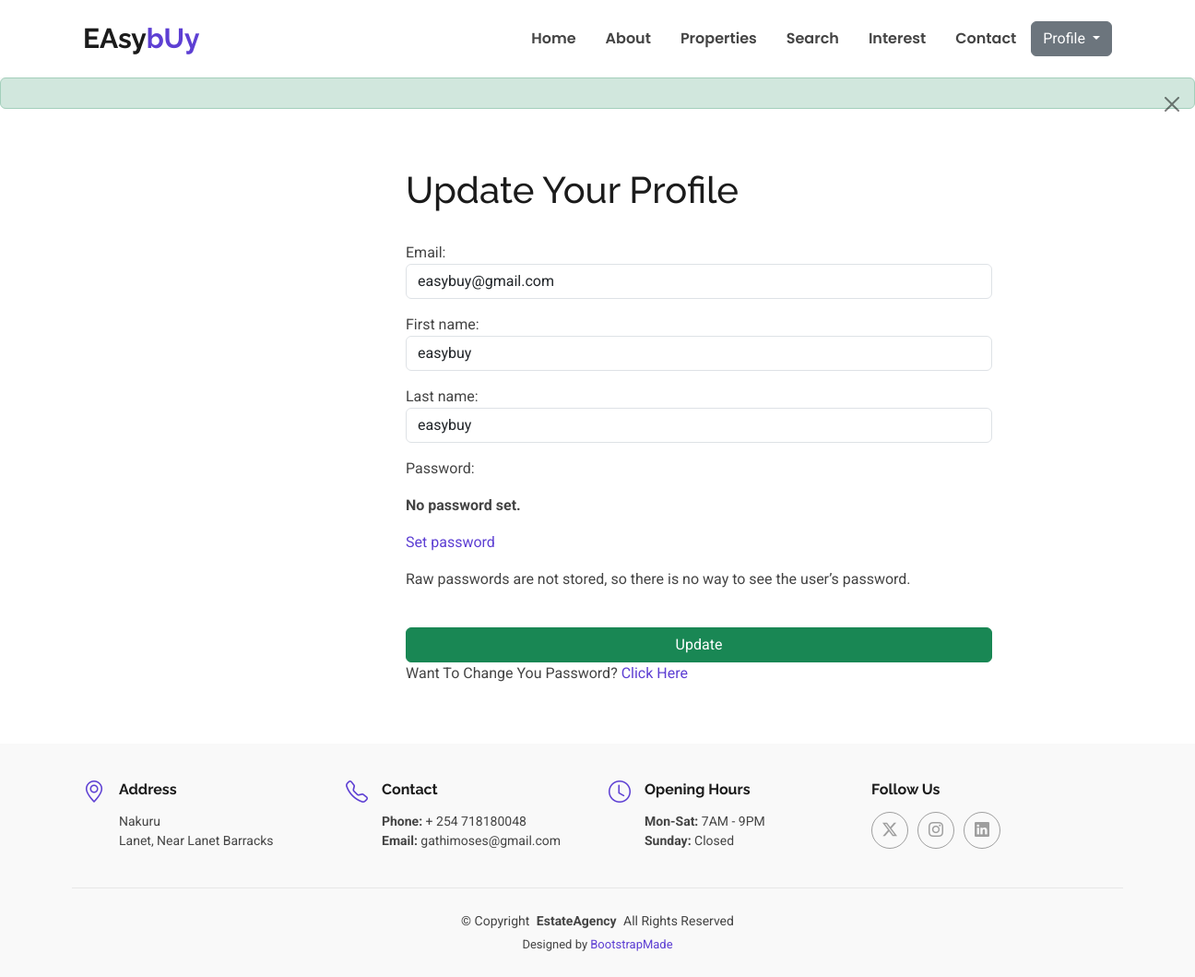
The app's page /visitor/update_user/ (signed in) with its own data.
### visitor/models.py (models this page shows, shortened)
class NewUser(AbstractBaseUser, PermissionsMixin):
    email = models.EmailField(unique=True)
    first_name = models.CharField(max_length=30)
    last_name = models.CharField(max_length=30)
    is_active = models.BooleanField(default=True)
    is_staff = models.BooleanField(default=False)
    date_joined = models.DateTimeField(default=timezone.now)
    objects = NewUserManager()  # Use the custom manager
    USERNAME_FIELD = 'email'  # Email is the unique identifier
    REQUIRED_FIELDS = ['first_name', 'last_name']  # Required fields when creating superuser

### visitor/views.py (the view)
# urls.py: path('update_user/',views.update_user, name='update_user'),
@login_required
def update_user(request):
    if request.method == 'POST':
        form = UpdateUserForm(request.POST, instance=request.user)
        if form.is_valid():
            form.save()
            messages.success(request, 'Your details have been updated.')
            return redirect('index')
    else:
        form = UpdateUserForm(instance=request.user)
    return render(request, 'update_user.html', {'form': form})

### visitor/forms.py
class UpdateUserForm(UserChangeForm):
    class Meta:
        model = NewUser
        fields = ['email', 'first_name', 'last_name']
        widgets = {
            'email': forms.EmailInput(attrs={'class': 'form-control', 'placeholder': 'Your Email'}),
            'first_name': forms.TextInput(attrs={'class': 'form-control', 'placeholder': 'First Name'}),
            'last_name': forms.TextInput(attrs={'class': 'form-control', 'placeholder': 'Last Name'}),
        }

### cart/context_processors.py (called while the page is built)
def cart(request):
    return {'cart': Cart(request)}

### visitor/templates/update_user.html (shortened to what this page needs)
{% extends 'base.html' %}
{% block content %}
<div class="row">
<div class="col-md-4"></div>
<div class="col-md-6">
<form method="POST" action="{% url 'update_user' %}">
    <br><br>
    <h1>Update Your Profile</h1>
    <br>
    {{ form.as_p }}
    <br>
    <button type="submit" class="btn btn-success w-100">Update</button>
</form>
    <p>Want To Change You Password? <a href="{% url 'update_password' %}">Click Here</a></p>
</div>
<div class="col-md-4"></div>
    <br><br>
</div>
{% endblock %}

### static/style/css/main.css (style rules this page uses)
:root { --default-font: "Roboto", system-ui, -apple-system, "Segoe UI", Roboto, "Helvetica Neue", Arial, "Noto Sans", "Liberation Sans", sans-serif, "Apple Color Emoji", "Segoe UI Emoji", "Segoe UI Symbol", "Noto Color Emoji"; --heading-font: "Raleway", sans-serif; --nav-font: "Poppins", sans-serif; }
:root { --background-color: #ffffff; --default-color: #444444; --heading-color: #1b1b1b; --accent-color: #5D3FD3; --surface-color: #ffffff; --contrast-color: #ffffff; }
:root { --nav-color: #444444; --nav-hover-color: #000000; --nav-mobile-background-color: #ffffff; --nav-dropdown-background-color: #ffffff; --nav-dropdown-color: #444444; --nav-dropdown-hover-color: #3E45B9; }
:root { scroll-behavior: smooth; }
body { color: var(--default-color); background-color: var(--background-color); font-family: var(--default-font); }
a { color: var(--accent-color); text-decoration: none; transition: 0.3s; }
h1, h2, h3, h4, h5, h6 { color: var(--heading-color); font-family: var(--heading-font); }

### records on screen
NewUser: email "easybuy@gmail.com", first_name "easybuy", last_name "easybuy"
